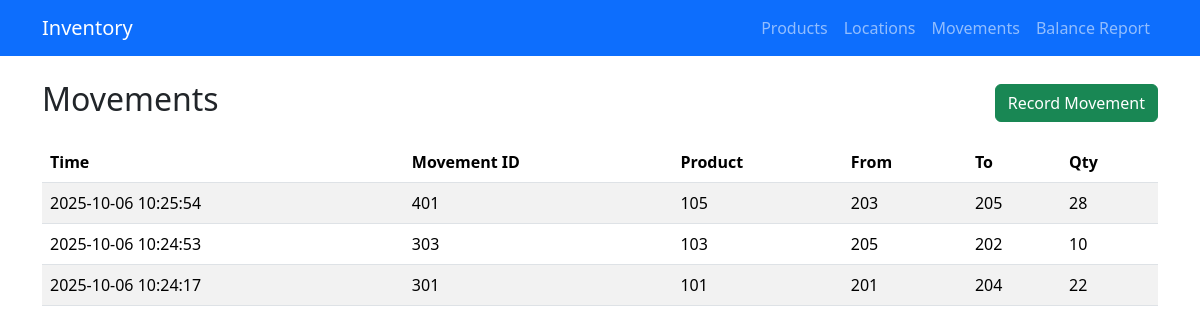
The app's page /movements/ with its own data.
### app/models.py (models this page shows, shortened)
class ProductMovement(db.Model):
    __tablename__ = 'product_movement'
    movement_id = db.Column(db.String(64), primary_key=True)
    timestamp = db.Column(db.DateTime, default=datetime.utcnow)
    from_location_id = db.Column(db.String(64), db.ForeignKey('location.location_id'), nullable=True)
    to_location_id = db.Column(db.String(64), db.ForeignKey('location.location_id'), nullable=True)
    product_id = db.Column(db.String(64), db.ForeignKey('product.product_id'), nullable=False)
    qty = db.Column(db.Integer, nullable=False)
    product = db.relationship('Product', back_populates='movements')
    from_location = db.relationship('Location', foreign_keys=[from_location_id], back_populates='movements_from')
    to_location = db.relationship('Location', foreign_keys=[to_location_id], back_populates='movements_to')

### app/routes/movements.py (the view)
@bp.route('/')
def list_movements():
    movements = ProductMovement.query.order_by(ProductMovement.timestamp.desc()).all()
    return render_template('movements.html', movements=movements)

### app/templates/movements.html
{% extends "base.html" %}
{% block content %}
<div class="d-flex justify-content-between align-items-center mb-3">
  <h2>Movements</h2>
  <a class="btn btn-success" href="{{ url_for('movements.create_movement') }}">Record Movement</a>
</div>
<table class="table table-striped">
  <thead>
    <tr>
      <th>Time</th>
      <th>Movement ID</th>
      <th>Product</th>
      <th>From</th>
      <th>To</th>
      <th>Qty</th>
    </tr>
  </thead>
  <tbody>
    {% for m in movements %}
    <tr>
      <td>{{ m.timestamp.strftime('%Y-%m-%d %H:%M:%S') }}</td>
      <td>{{ m.movement_id }}</td>
      <td>{{ m.product_id }}</td>
      <td>{{ m.from_location_id or '-' }}</td>
      <td>{{ m.to_location_id or '-' }}</td>
      <td>{{ m.qty }}</td>
    </tr>
    {% else %}
    <tr><td colspan="6">No movements found.</td></tr>
    {% endfor %}
  </tbody>
</table>
{% endblock %}

### app/static/css/style.css (style rules this page uses)
body { padding-bottom: 40px; }
.table td, .table th { vertical-align: middle; }

### records on screen
ProductMovement: timestamp "2025-10-06 10:25:54", movement_id "401", product_id "105", from_location "203", to_location "205", qty "28"
ProductMovement: timestamp "2025-10-06 10:24:53", movement_id "303", product_id "103", from_location "205", to_location "202", qty "10"
ProductMovement: timestamp "2025-10-06 10:24:17", movement_id "301", product_id "101", from_location "201", to_location "204", qty "22"
